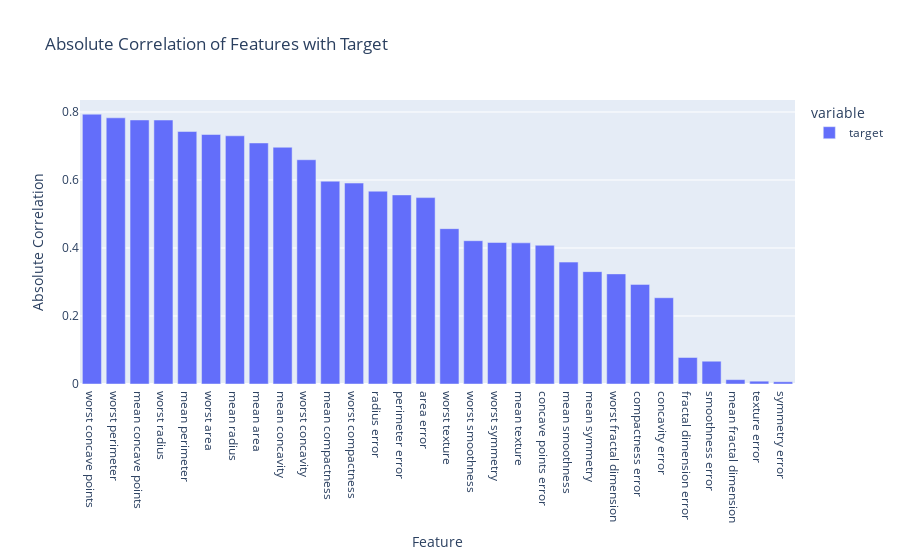

The cell this chart's notebook holds for it:
### Markdown cell above
To identify which features are most informative for separating malignant and benign tumors, we compute the correlation of each feature with the target:

### Code cell
target_corr = (
    df_cancer.corr()["target"].drop("target").abs().sort_values(ascending=False)
)
fig = px.bar(
    target_corr,
    title="Absolute Correlation of Features with Target",
    labels={"index": "Feature", "value": "Absolute Correlation"},
)
fig.show()

### Figure 1 — Plotly figure (JSON) as saved in the notebook; plotly's stock layout.template omitted (floating-point values rounded to 4 significant figures)
{"data": [{"hovertemplate": "variable=target<br>Feature=%{x}<br>Absolute Correlation=%{y}<extra></extra>", "legendgroup": "target", "marker": {"color": "#636efa", "pattern": {"shape": ""}}, "name": "target", "orientation": "v", "showlegend": true, "textposition": "auto", "type": "bar", "x": ["worst concave points", "worst perimeter", "mean concave points", "worst radius", "mean perimeter", "worst area", "mean radius", "mean area", "mean concavity", "worst concavity", "mean compactness", "worst compactness", "radius error", "perimeter error", "area error", "worst texture", "worst smoothness", "worst symmetry", "mean texture", "concave points error", "mean smoothness", "mean symmetry", "worst fractal dimension", "compactness error", "concavity error", "fractal dimension error", "smoothness error", "mean fractal dimension", "texture error", "symmetry error"], "xaxis": "x", "y": [0.7936, 0.7829, 0.7766, 0.7765, 0.7426, 0.7338, 0.73, 0.709, 0.6964, 0.6596, 0.5965, 0.591, 0.5671, 0.5561, 0.5482, 0.4569, 0.4215, 0.4163, 0.4152, 0.408, 0.3586, 0.3305, 0.3239, 0.293, 0.2537, 0.07797, 0.06702, 0.01284, 0.008303, 0.006522], "yaxis": "y"}], "layout": {"barmode": "relative", "legend": {"title": {"text": "variable"}, "tracegroupgap": 0}, "title": {"text": "Absolute Correlation of Features with Target"}, "xaxis": {"anchor": "y", "domain": [0, 1], "title": {"text": "Feature"}}, "yaxis": {"anchor": "x", "domain": [0, 1], "title": {"text": "Absolute Correlation"}}}}
